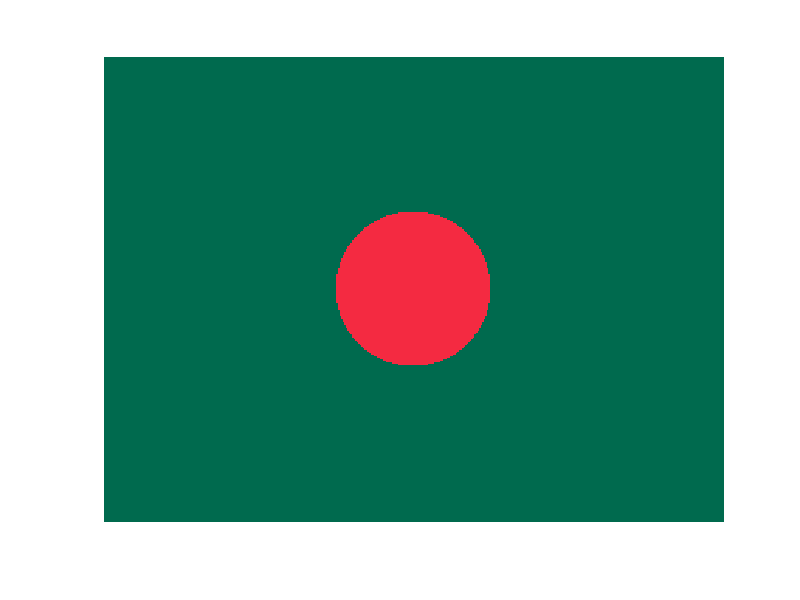

The MATLAB script that drew this image:
I=zeros(300, 400, 3); 
% here image is of class ‘uint8’, the range of values 
% that each colour component can have is [0 – 255] 
I=uint8(I); 
%painting the whole image Bottle Green 
I(:, :, 1)=0; 
I(:, :, 2)=106; 
I(:, :, 3)=78; 
%loop for rows i.e. for x-axis 
for i=100:200 
%loop for columns i.e. for y-axis 
for j=150:250 
%The equation of circle to make the circle in the center. 
	if round(sqrt((i-150)^2+(j-200)^2)<50) 
% Paint the circle with Bright Red 
	I(i, j, 1)=244; 
	I(i, j, 2)=42; 
	I(i, j, 3)=65; 
	end % end if loop. 
end % end column loop. 
end % end row loop. 
% show the image formed. 
imshow(I); 
